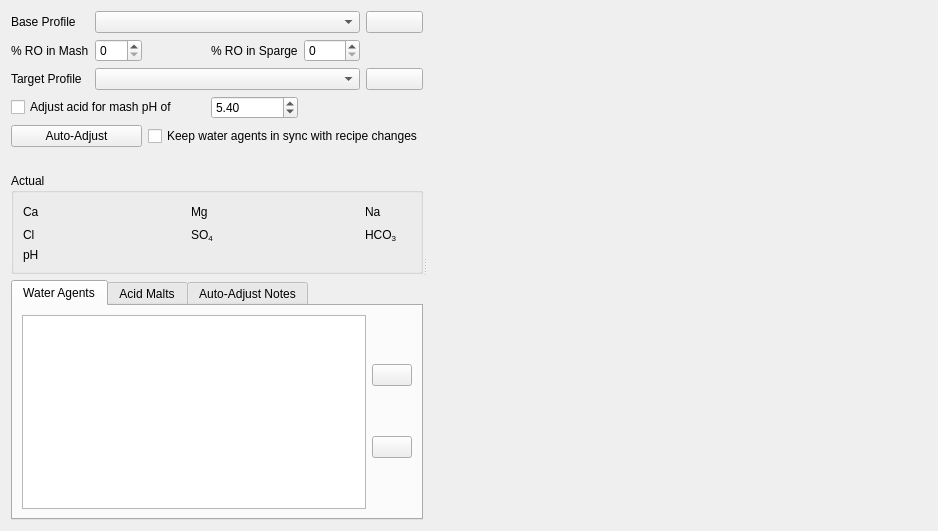
<?xml version="1.0" encoding="UTF-8"?>
<ui version="4.0">
 <class>recipeWaterWidget</class>
 <widget class="QWidget" name="recipeWaterWidget">
  <layout class="QVBoxLayout" name="verticalLayout_4">
   <item>
    <widget class="QSplitter" name="splitter_vertical_recipe">
     <property name="orientation">
      <enum>Qt::Horizontal</enum>
     </property>
     <!--
     ================================================= Left-hand panel =================================================
      -->
     <widget class="QWidget" name="panel_left" native="true">
      <layout class="QVBoxLayout" name="verticalLayout_left" stretch="0,0,0">
       <item>
        <layout class="QGridLayout" name="gridLayout_profiles">
         <item row="1" column="0">
          <widget class="QLabel" name="label_baseProfile">
           <property name="text">
            <string>Base Profile</string>
           </property>
          </widget>
         </item>
         <item row="1" column="1" colspan="4">
          <widget class="BtComboBoxWater" name="combo_waterBase">
           <property name="sizePolicy">
            <sizepolicy hsizetype="MinimumExpanding" vsizetype="Preferred">
             <horstretch>0</horstretch>
             <verstretch>0</verstretch>
            </sizepolicy>
           </property>
           <property name="minimumSize">
            <size>
             <width>128</width>
             <height>0</height>
            </size>
           </property>
          </widget>
         </item>
         <item row="1" column="5">
          <widget class="QPushButton" name="pushButton_editBaseProfile">
           <property name="toolTip">
            <string>Edit base water profile</string>
           </property>
           <property name="icon">
            <iconset resource="../resources.qrc">
             <normaloff>:/images/edit.svg</normaloff>:/images/edit.svg</iconset>
           </property>
          </widget>
         </item>

         <item row="3" column="0">
          <widget class="QLabel" name="label_mashRO">
           <property name="text">
            <string>% RO in Mash</string>
           </property>
          </widget>
         </item>
         <item row="3" column="1">
          <widget class="QSpinBox" name="spinBox_mashRO">
           <property name="maximum">
            <number>100</number>
           </property>
          </widget>
         </item>

         <item row="3" column="3">
          <widget class="QLabel" name="label_spargeRO">
           <property name="text">
            <string>% RO in Sparge</string>
           </property>
          </widget>
         </item>
         <item row="3" column="4">
          <widget class="QSpinBox" name="spinBox_spargeRO">
           <property name="maximum">
            <number>100</number>
           </property>
          </widget>
         </item>

         <item row="5" column="0">
          <widget class="QLabel" name="label_targetProfile">
           <property name="text">
            <string>Target Profile</string>
           </property>
          </widget>
         </item>
         <item row="5" column="1" colspan="4">
          <widget class="BtComboBoxWater" name="combo_waterTarget">
           <property name="sizePolicy">
            <sizepolicy hsizetype="MinimumExpanding" vsizetype="Preferred">
             <horstretch>0</horstretch>
             <verstretch>0</verstretch>
            </sizepolicy>
           </property>
           <property name="minimumSize">
            <size>
             <width>128</width>
             <height>0</height>
            </size>
           </property>
          </widget>
         </item>
         <item row="5" column="5">
          <widget class="QPushButton" name="pushButton_editTargetProfile">
           <property name="toolTip">
            <string>Edit target water profile</string>
           </property>
           <property name="icon">
            <iconset resource="../resources.qrc">
             <normaloff>:/images/edit.svg</normaloff>:/images/edit.svg</iconset>
           </property>
          </widget>
         </item>
         <item row="6" column="0" colspan="3">
          <widget class="QCheckBox" name="checkBox_targetMashPh">
           <property name="toolTip">
            <string>If ticked, Auto-Adjust also works out how much acid to add to get this mash pH.  It uses the acid already in the recipe if there is one, otherwise lactic acid (or another acid if there's no lactic acid in the database).  If not ticked, acids are left alone.</string>
           </property>
           <property name="text">
            <string>Adjust acid for mash pH of</string>
           </property>
          </widget>
         </item>
         <item row="6" column="3">
          <widget class="QDoubleSpinBox" name="doubleSpinBox_targetMashPh">
           <property name="toolTip">
            <string>Target mash pH.  Most brewers aim for between 5.2 and 5.6, often 5.4.</string>
           </property>
           <property name="decimals">
            <number>2</number>
           </property>
           <property name="minimum">
            <double>4.80</double>
           </property>
           <property name="maximum">
            <double>6.00</double>
           </property>
           <property name="singleStep">
            <double>0.05</double>
           </property>
           <property name="value">
            <double>5.40</double>
           </property>
          </widget>
         </item>
         <item row="7" column="0" colspan="2">
          <widget class="QPushButton" name="pushButton_autoAdjust">
           <property name="toolTip">
            <string>Work out the amounts of brewing salts to add to get as close as possible to the target profile and, if ticked above, the amount of acid to get the target mash pH.  If the recipe already has salts, only those are used and their amounts are changed (so remove any you don't want, or add just the ones you do want, first).  Otherwise, commonly-used salts are added as needed.  Chalk and pickling lime are left alone.  You can undo the changes in one go.</string>
           </property>
           <property name="text">
            <string>Auto-Adjust</string>
           </property>
          </widget>
         </item>
         <item row="7" column="2" colspan="4">
          <widget class="QCheckBox" name="checkBox_keptInSync">
           <property name="toolTip">
            <string>Automatically redo Auto-Adjust whenever something it depends on changes, eg the water profiles, the amount of water in the mash or the grain bill.  Changes you make to the amounts of salts or acid yourself will then be overwritten, so this is best used once you have chosen which salts to use.  Undoing an Auto-Adjust turns this off.</string>
           </property>
           <property name="text">
            <string>Keep water agents in sync with recipe changes</string>
           </property>
          </widget>
         </item>
         <item row="8" column="0" colspan="6">
          <widget class="QLabel" name="label_autoAdjustInfo">
           <property name="wordWrap">
            <bool>true</bool>
           </property>
           <property name="textFormat">
            <enum>Qt::RichText</enum>
           </property>
          </widget>
         </item>

        </layout>

       </item>
       <item>
        <widget class="QGroupBox" name="groupbox_actual">
         <property name="sizePolicy">
          <sizepolicy hsizetype="MinimumExpanding" vsizetype="Preferred">
           <horstretch>0</horstretch>
           <verstretch>0</verstretch>
          </sizepolicy>
         </property>
         <property name="title">
          <string>Actual</string>
         </property>
         <layout class="QGridLayout" name="gridLayout_ppm" rowstretch="0,0,0,0">
          <item row="1" column="1">
           <widget class="SmartLabel" name="label_ca">
            <property name="text">
             <string>Ca</string>
            </property>
           </widget>
          </item>
          <item row="1" column="2">
           <widget class="SmartDigitWidget" name="btDigit_ca">
           </widget>
          </item>

          <item row="1" column="3">
           <spacer name="horizontalSpacer_1">
            <property name="orientation">
             <enum>Qt::Horizontal</enum>
            </property>
            <property name="sizeHint" stdset="0">
             <size>
              <width>40</width>
              <height>20</height>
             </size>
            </property>
           </spacer>
          </item>

          <item row="1" column="4">
           <widget class="SmartLabel" name="label_mg">
            <property name="text">
             <string>Mg</string>
            </property>
           </widget>
          </item>
          <item row="1" column="5">
           <widget class="SmartDigitWidget" name="btDigit_mg">
           </widget>
          </item>

          <item row="1" column="6">
           <spacer name="horizontalSpacer_2">
            <property name="orientation">
             <enum>Qt::Horizontal</enum>
            </property>
            <property name="sizeHint" stdset="0">
             <size>
              <width>40</width>
              <height>20</height>
             </size>
            </property>
           </spacer>
          </item>

          <item row="1" column="7">
           <widget class="SmartLabel" name="label_na">
            <property name="text">
             <string>Na</string>
            </property>
           </widget>
          </item>
          <item row="1" column="8">
           <widget class="SmartDigitWidget" name="btDigit_na">
           </widget>
          </item>

          <item row="3" column="1">
           <widget class="SmartLabel" name="label_cl">
            <property name="text">
             <string>Cl</string>
            </property>
           </widget>
          </item>
          <item row="3" column="2">
           <widget class="SmartDigitWidget" name="btDigit_cl">
           </widget>
          </item>
          <item row="3" column="4">
           <widget class="SmartLabel" name="label_so4">
            <property name="text">
             <string>SO&lt;sub&gt;4&lt;/sub&gt;</string>
            </property>
           </widget>
          </item>
          <item row="3" column="5">
           <widget class="SmartDigitWidget" name="btDigit_so4">
           </widget>
          </item>
          <item row="3" column="7">
           <widget class="SmartLabel" name="label_hco3">
            <property name="text">
             <string>HCO&lt;sub&gt;3&lt;/sub&gt;</string>
            </property>
           </widget>
          </item>
          <item row="3" column="8">
           <widget class="SmartDigitWidget" name="btDigit_hco3">
           </widget>
          </item>

          <item row="5" column="1">
           <widget class="SmartLabel" name="label_pH">
            <property name="text">
             <string>pH</string>
            </property>
           </widget>
          </item>
          <item row="5" column="2">
           <widget class="SmartDigitWidget" name="btDigit_ph">
           </widget>
          </item>
         </layout>
        </widget>
       </item>

       <item>
        <widget class="BtTabWidget" name="tabWidget_adjustments">
         <widget class="QWidget" name="tab_waterAgents">
          <attribute name="title">
           <string>Water Agents</string>
          </attribute>
          <attribute name="toolTip">
           <string>Water Agents (Miscellaneous)</string>
          </attribute>
          <layout class="QHBoxLayout" name="horizontalLayout_waterAgents">
           <item>
            <widget class="QTableView" name="tableView_waterAgents">
             <property name="alternatingRowColors">
              <bool>true</bool>
             </property>
            </widget>
           </item>
           <item>
            <layout class="QVBoxLayout" name="verticalLayout_waterAgentButtons">
             <property name="spacing">
              <number>1</number>
             </property>
             <item>
              <widget class="QPushButton" name="pushButton_addWaterAgent">
               <property name="toolTip">
                <string>Add a water agent</string>
               </property>
               <property name="text">
                <string/>
               </property>
               <property name="icon">
                <iconset resource="../resources.qrc">
                 <normaloff>:/images/smallPlus.svg</normaloff>:/images/smallPlus.svg</iconset>
               </property>
              </widget>
             </item>
             <item>
              <widget class="QPushButton" name="pushButton_removeWaterAgent">
               <property name="toolTip">
                <string>Remove selected water agent</string>
               </property>
               <property name="text">
                <string/>
               </property>
               <property name="icon">
                <iconset resource="../resources.qrc">
                 <normaloff>:/images/smallMinus.svg</normaloff>:/images/smallMinus.svg</iconset>
               </property>
              </widget>
             </item>
            </layout>
           </item>
          </layout>
         </widget>

         <widget class="QWidget" name="tab_acidMalts">
          <attribute name="title">
           <string>Acid Malts</string>
          </attribute>
          <attribute name="toolTip">
           <string>Acid Malts (Fermentables)</string>
          </attribute>
          <layout class="QHBoxLayout" name="horizontalLayout_acidMalts">
           <item>
            <widget class="QTableView" name="tableView_acidMalts">
             <property name="alternatingRowColors">
              <bool>true</bool>
             </property>
            </widget>
           </item>
           <item>
            <layout class="QVBoxLayout" name="verticalLayout_acidMaltButtons">
             <property name="spacing">
              <number>1</number>
             </property>
             <item>
              <widget class="QPushButton" name="pushButton_addAcidMalt">
               <property name="toolTip">
                <string>Add an acid malt</string>
               </property>
               <property name="text">
                <string/>
               </property>
               <property name="icon">
                <iconset resource="../resources.qrc">
                 <normaloff>:/images/smallPlus.svg</normaloff>:/images/smallPlus.svg</iconset>
               </property>
              </widget>
             </item>
             <item>
              <widget class="QPushButton" name="pushButton_removeAcidMalt">
               <property name="toolTip">
                <string>Remove selected acid malt</string>
               </property>
               <property name="text">
                <string/>
               </property>
               <property name="icon">
                <iconset resource="../resources.qrc">
                 <normaloff>:/images/smallMinus.svg</normaloff>:/images/smallMinus.svg</iconset>
               </property>
              </widget>
             </item>
            </layout>
           </item>
          </layout>
         </widget>
         <widget class="QWidget" name="tab_autoAdjustNotes">
          <attribute name="title">
           <string>Auto-Adjust Notes</string>
          </attribute>
          <attribute name="toolTip">
           <string>Things to check after the last Auto-Adjust, eg ions that couldn't be brought close to the target, and why</string>
          </attribute>
          <layout class="QVBoxLayout" name="verticalLayout_autoAdjustNotes">
           <item>
            <widget class="QTextBrowser" name="textBrowser_autoAdjustNotes">
             <property name="openLinks">
              <bool>false</bool>
             </property>
            </widget>
           </item>
          </layout>
         </widget>

        </widget>
       </item>
      </layout>
     </widget>
     <widget class="QWidget" name="panel_right" native="true">
      <layout class="QVBoxLayout" name="verticalLayout_right">
       <item>
        <widget class="RadarChart" name="radarChart" native="true">
         <property name="sizePolicy">
          <sizepolicy hsizetype="MinimumExpanding" vsizetype="Expanding">
           <horstretch>0</horstretch>
           <verstretch>0</verstretch>
          </sizepolicy>
         </property>
         <property name="minimumSize">
          <size>
           <width>500</width>
           <height>500</height>
          </size>
         </property>
        </widget>
       </item>
      </layout>
     </widget>
    </widget>

   </item>
  </layout>
 </widget>
 <customwidgets>
  <customwidget>
   <class>BtComboBoxWater</class>
   <extends>QComboBox</extends>
   <header>widgets/BtComboBoxNamedEntity.h</header>
  </customwidget>
  <customwidget>
   <class>BtTabWidget</class>
   <extends>QTabWidget</extends>
   <header>BtTabWidget.h</header>
   <container>1</container>
  </customwidget>
  <customwidget>
   <class>RadarChart</class>
   <extends>QWidget</extends>
   <header>RadarChart.h</header>
  </customwidget>
  <customwidget>
   <class>SmartLabel</class>
   <extends>QLabel</extends>
   <header>widgets/SmartLabel.h</header>
   <slots>
    <signal>changedSystemOfMeasurementOrScale(PreviousScaleInfo)</signal>
   </slots>
  </customwidget>
  <customwidget>
   <class>SmartDigitWidget</class>
   <extends>QLabel</extends>
   <header>widgets/SmartDigitWidget.h</header>
  </customwidget>
 </customwidgets>
 <tabstops>
  <tabstop>combo_waterBase</tabstop>
  <tabstop>pushButton_editBaseProfile</tabstop>
  <tabstop>combo_waterTarget</tabstop>
  <tabstop>pushButton_editTargetProfile</tabstop>
  <tabstop>spinBox_mashRO</tabstop>
  <tabstop>spinBox_spargeRO</tabstop>
  <tabstop>pushButton_addWaterAgent</tabstop>
  <tabstop>pushButton_removeWaterAgent</tabstop>
 </tabstops>
 <resources>
  <include location="../resources.qrc"/>
 </resources>
</ui>
